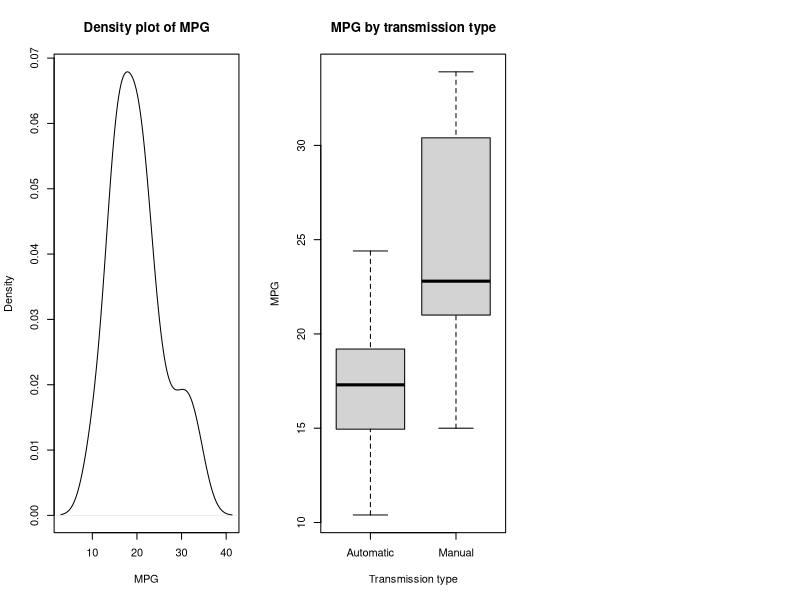
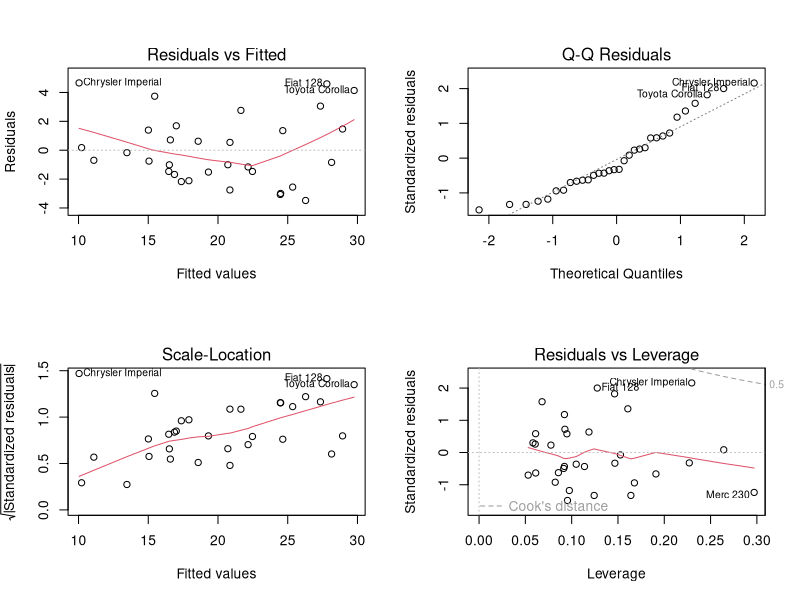

Write R code to recreate these figures, in order.
## ---- chunk 1
# load data
library(datasets)
data(mtcars)
# change "transmission type" variable to categorical variable
mtcars$am <- factor(mtcars$am, labels = c("Automatic", "Manual"))
## ---- chunk 2
am.fit <- lm(mpg ~ am, data=mtcars)
summary(am.fit)
## ---- chunk 3
mul.fit <- step(lm(mpg ~ ., data=mtcars), direction = "both", trace=FALSE)
summary(mul.fit)
## ---- chunk 4
anova(am.fit, mul.fit)
## ---- chunk 5
par(mfrow = c(1,3))
plot(density(mtcars$mpg), xlab="MPG", main="Density plot of MPG")
plot(mpg ~ am, data=mtcars, main="MPG by transmission type",
     xlab="Transmission type", ylab="MPG")
## ---- chunk 6
par(mfrow = c(2,2))
plot(mul.fit)
